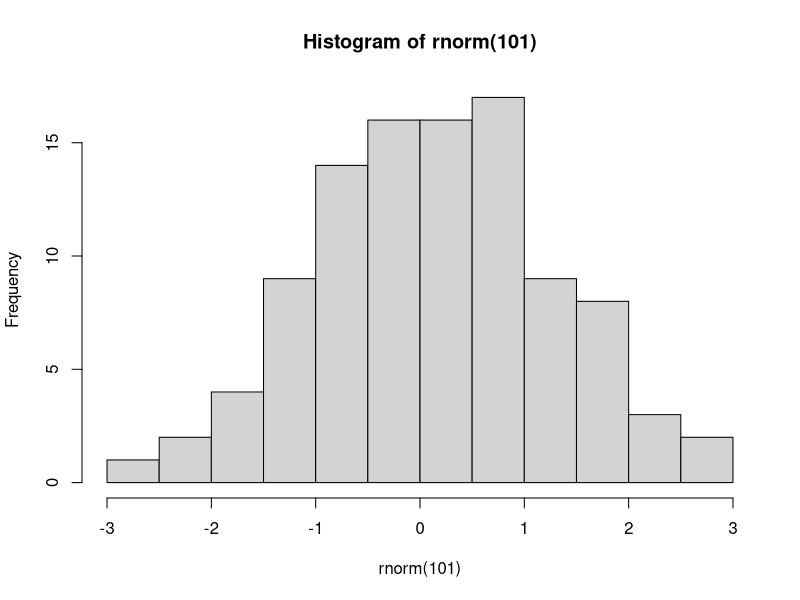

Generate this figure with R:
## ---- chunk 1
hist(rnorm(101))
